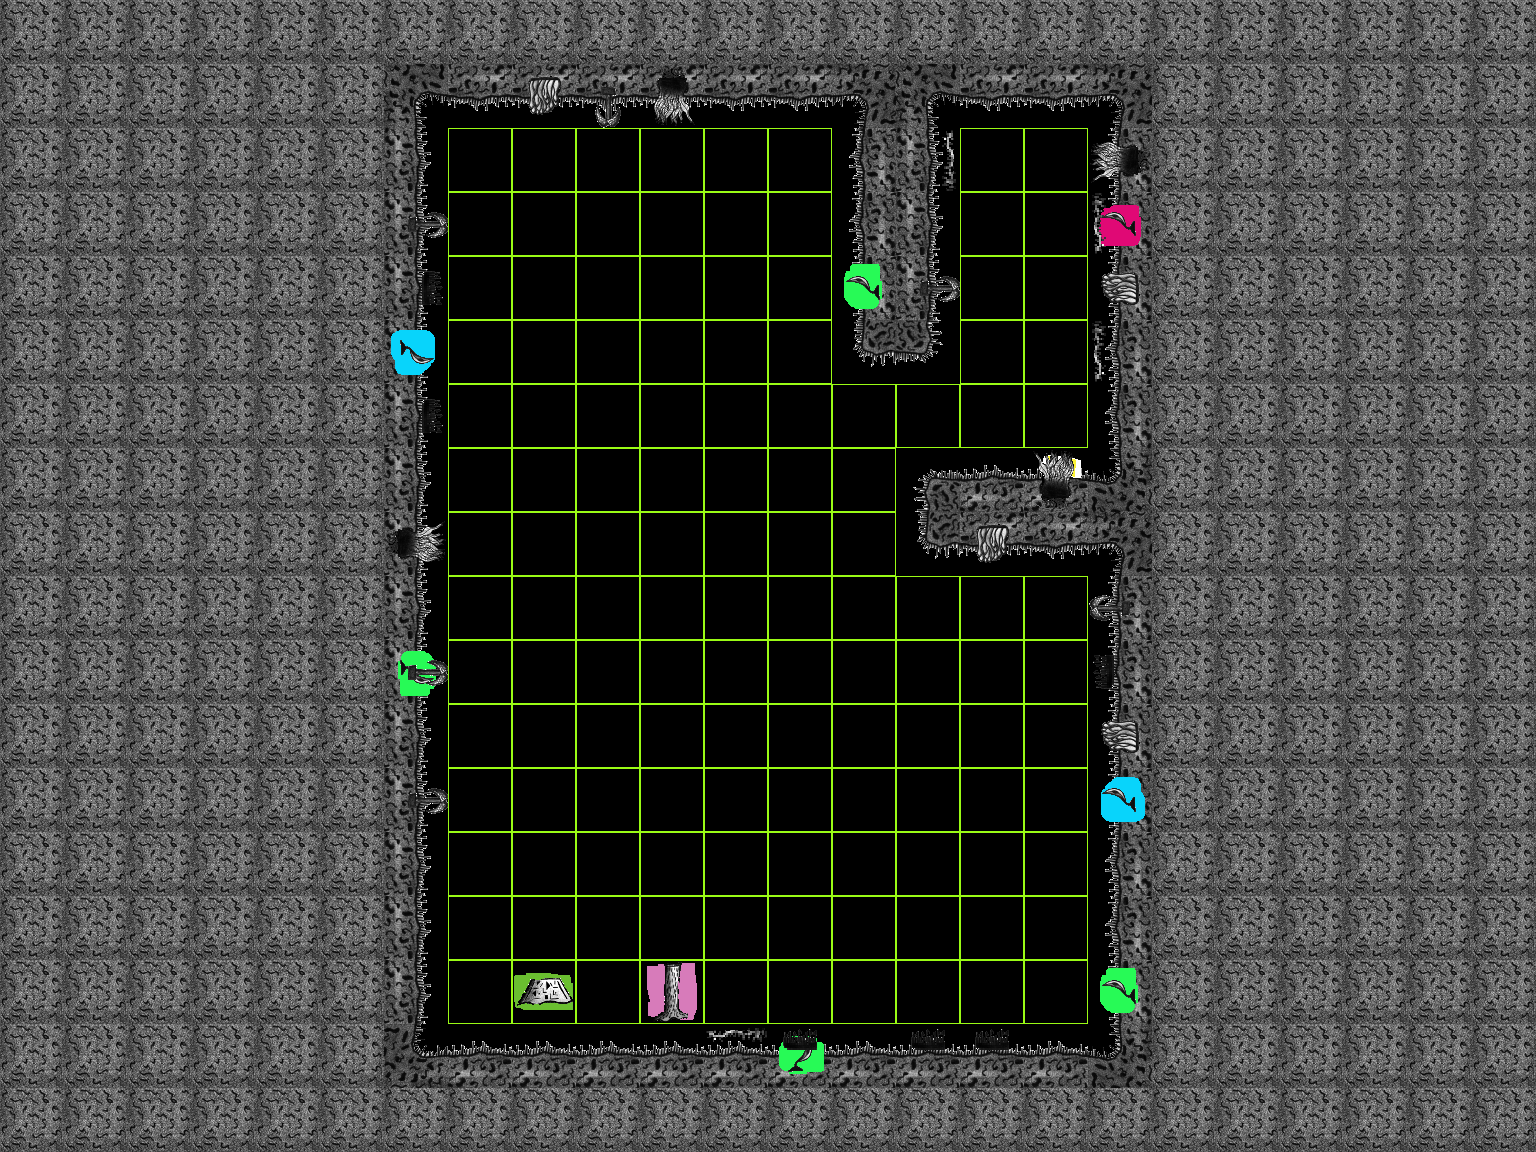

This game map was drawn from its Tiled (.tmx) file and the tilesets committed beside it. A one-line description and the full map source follow:
An orthogonal 24x18 tile map with 64x64 px tiles, 3 tile layers (Tiles, Ingredients, Decorations), 3 tilesets.

<map version="1.0" orientation="orthogonal" renderorder="right-down" width="24" height="18" tilewidth="64" tileheight="64" nextobjectid="1">
 <tileset firstgid="1" source="../Tiles.tsx" />
 <tileset firstgid="51" source="../Ingredients.tsx" />
 <tileset firstgid="101" source="../Decorations.tsx" />
 <layer name="Tiles" width="24" height="18">
  <data encoding="csv">
13,13,13,13,13,13,13,13,13,13,13,13,13,13,13,13,13,13,13,13,13,13,13,13,
13,13,13,13,13,13,16,23,23,23,23,23,23,15,16,23,23,15,13,13,13,13,13,13,
13,13,13,13,13,13,14,1,1,1,1,1,1,12,14,1,1,12,13,13,13,13,13,13,
13,13,13,13,13,13,14,1,1,1,1,1,1,12,14,1,1,12,13,13,13,13,13,13,
13,13,13,13,13,13,14,1,1,1,1,1,1,12,14,1,1,12,13,13,13,13,13,13,
13,13,13,13,13,13,14,1,1,1,1,1,1,22,24,1,1,12,13,13,13,13,13,13,
13,13,13,13,13,13,14,1,1,1,1,1,1,1,1,1,1,12,13,13,13,13,13,13,
13,13,13,13,13,13,14,1,1,1,1,1,1,1,2,3,3,5,13,13,13,13,13,13,
13,13,13,13,13,13,14,1,1,1,1,1,1,1,22,23,23,15,13,13,13,13,13,13,
13,13,13,13,13,13,14,1,1,1,1,1,1,1,1,1,1,12,13,13,13,13,13,13,
13,13,13,13,13,13,14,1,1,1,1,1,1,1,1,1,1,12,13,13,13,13,13,13,
13,13,13,13,13,13,14,1,1,1,1,1,1,1,1,1,1,12,13,13,13,13,13,13,
13,13,13,13,13,13,14,1,1,1,1,1,1,1,1,1,1,12,13,13,13,13,13,13,
13,13,13,13,13,13,14,1,1,1,1,1,1,1,1,1,1,12,13,13,13,13,13,13,
13,13,13,13,13,13,14,1,1,1,1,1,1,1,1,1,1,12,13,13,13,13,13,13,
13,13,13,13,13,13,14,1,1,1,1,1,1,1,1,1,1,12,13,13,13,13,13,13,
13,13,13,13,13,13,6,3,3,3,3,3,3,3,3,3,3,5,13,13,13,13,13,13,
13,13,13,13,13,13,13,13,13,13,13,13,13,13,13,13,13,13,13,13,13,13,13,13
</data>
 </layer>
 <layer name="Ingredients" width="24" height="18">
  <data encoding="csv">
0,0,0,0,0,0,0,0,0,0,0,0,0,0,0,0,0,0,0,0,0,0,0,0,
0,0,0,0,0,0,0,0,0,0,0,0,0,0,0,0,0,0,0,0,0,0,0,0,
0,0,0,0,0,0,0,0,0,0,0,0,0,0,0,0,0,0,0,0,0,0,0,0,
0,0,0,0,0,0,0,0,0,0,0,0,0,0,0,0,0,131,0,0,0,0,0,0,
0,0,0,0,0,0,0,0,0,0,0,0,0,137,0,0,0,0,0,0,0,0,0,0,
0,0,0,0,0,0,130,0,0,0,0,0,0,0,0,0,0,0,0,0,0,0,0,0,
0,0,0,0,0,0,0,0,0,0,0,0,0,0,0,0,0,0,0,0,0,0,0,0,
0,0,0,0,0,0,0,0,0,0,0,0,0,0,0,0,61,0,0,0,0,0,0,0,
0,0,0,0,0,0,0,0,0,0,0,0,0,0,0,0,0,0,0,0,0,0,0,0,
0,0,0,0,0,0,0,0,0,0,0,0,0,0,0,0,0,0,0,0,0,0,0,0,
0,0,0,0,0,0,128,0,0,0,0,0,0,0,0,0,0,0,0,0,0,0,0,0,
0,0,0,0,0,0,0,0,0,0,0,0,0,0,0,0,0,0,0,0,0,0,0,0,
0,0,0,0,0,0,0,0,0,0,0,0,0,0,0,0,0,139,0,0,0,0,0,0,
0,0,0,0,0,0,0,0,0,0,0,0,0,0,0,0,0,0,0,0,0,0,0,0,
0,0,0,0,0,0,0,0,0,0,0,0,0,0,0,0,0,0,0,0,0,0,0,0,
0,0,0,0,0,0,0,0,58,0,57,0,0,0,0,0,0,137,0,0,0,0,0,0,
0,0,0,0,0,0,0,0,0,0,0,0,127,0,0,0,0,0,0,0,0,0,0,0,
0,0,0,0,0,0,0,0,0,0,0,0,0,0,0,0,0,0,0,0,0,0,0,0
</data>
 </layer>
 <layer name="Decorations" width="24" height="18">
  <data encoding="csv">
0,0,0,0,0,0,0,0,0,0,0,0,0,0,0,0,0,0,0,0,0,0,0,0,
0,0,0,0,0,0,0,0,116,118,112,0,0,0,0,0,0,0,0,0,0,0,0,0,
0,0,0,0,0,0,0,0,0,0,0,0,0,0,110,0,0,111,0,0,0,0,0,0,
0,0,0,0,0,0,108,0,0,0,0,0,0,0,0,0,0,119,0,0,0,0,0,0,
0,0,0,0,0,0,104,0,0,0,0,0,0,0,108,0,0,115,0,0,0,0,0,0,
0,0,0,0,0,0,0,0,0,0,0,0,0,0,0,0,0,119,0,0,0,0,0,0,
0,0,0,0,0,0,104,0,0,0,0,0,0,0,0,0,0,0,0,0,0,0,0,0,
0,0,0,0,0,0,0,0,0,0,0,0,0,0,0,0,101,0,0,0,0,0,0,0,
0,0,0,0,0,0,102,0,0,0,0,0,0,0,0,116,0,0,0,0,0,0,0,0,
0,0,0,0,0,0,0,0,0,0,0,0,0,0,0,0,0,117,0,0,0,0,0,0,
0,0,0,0,0,0,108,0,0,0,0,0,0,0,0,0,0,113,0,0,0,0,0,0,
0,0,0,0,0,0,0,0,0,0,0,0,0,0,0,0,0,115,0,0,0,0,0,0,
0,0,0,0,0,0,108,0,0,0,0,0,0,0,0,0,0,0,0,0,0,0,0,0,
0,0,0,0,0,0,0,0,0,0,0,0,0,0,0,0,0,0,0,0,0,0,0,0,
0,0,0,0,0,0,0,0,0,0,0,0,0,0,0,0,0,0,0,0,0,0,0,0,
0,0,0,0,0,0,0,0,0,0,0,0,0,0,0,0,0,0,0,0,0,0,0,0,
0,0,0,0,0,0,0,0,0,0,0,109,103,0,103,103,0,0,0,0,0,0,0,0,
0,0,0,0,0,0,0,0,0,0,0,0,0,0,0,0,0,0,0,0,0,0,0,0
</data>
 </layer>
</map>
